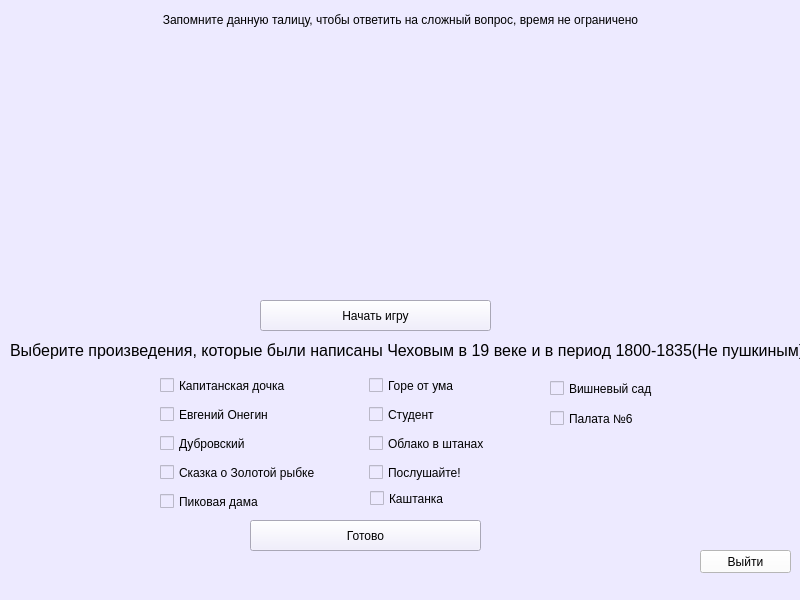
<?xml version="1.0" encoding="UTF-8"?>
<ui version="4.0">
 <class>mainWindow</class>
 <widget class="QMainWindow" name="mainWindow">
  <property name="geometry">
   <rect>
    <x>0</x>
    <y>0</y>
    <width>800</width>
    <height>600</height>
   </rect>
  </property>
  <property name="windowTitle">
   <string>Проверь свою память 2.0</string>
  </property>
  <property name="styleSheet">
   <string notr="true">background-color:rgb(237, 234, 255)</string>
  </property>
  <widget class="QWidget" name="centralwidget">
   <widget class="QLabel" name="label_2">
    <property name="geometry">
     <rect>
      <x>10</x>
      <y>330</y>
      <width>791</width>
      <height>41</height>
     </rect>
    </property>
    <property name="styleSheet">
     <string notr="true">
font: 11pt &quot;MS Shell Dlg 2&quot;;
</string>
    </property>
    <property name="text">
     <string>&lt;html&gt;&lt;head/&gt;&lt;body&gt;&lt;p align=&quot;center&quot;&gt;&lt;span style=&quot; font-size:12pt;&quot;&gt;Выберите произведения, которые были написаны Чеховым в 19 веке и в период 1800-1835(Не пушкиным)&lt;/span&gt;&lt;/p&gt;&lt;/body&gt;&lt;/html&gt;</string>
    </property>
   </widget>
   <widget class="QLabel" name="label_3">
    <property name="geometry">
     <rect>
      <x>60</x>
      <y>10</y>
      <width>681</width>
      <height>20</height>
     </rect>
    </property>
    <property name="styleSheet">
     <string notr="true">font: 12pt &quot;MS Shell Dlg 2&quot;;</string>
    </property>
    <property name="text">
     <string>&lt;html&gt;&lt;head/&gt;&lt;body&gt;&lt;p align=&quot;center&quot;&gt;Запомните данную талицу, чтобы ответить на сложный вопрос, время не ограничено&lt;/p&gt;&lt;/body&gt;&lt;/html&gt;</string>
    </property>
   </widget>
   <widget class="QCheckBox" name="checkBox_17">
    <property name="geometry">
     <rect>
      <x>160</x>
      <y>403</y>
      <width>141</width>
      <height>23</height>
     </rect>
    </property>
    <property name="styleSheet">
     <string notr="true">font: 12pt &quot;MS Shell Dlg 2&quot;;</string>
    </property>
    <property name="text">
     <string>Евгений Онегин</string>
    </property>
   </widget>
   <widget class="QCheckBox" name="checkBox_14">
    <property name="geometry">
     <rect>
      <x>369</x>
      <y>374</y>
      <width>255</width>
      <height>23</height>
     </rect>
    </property>
    <property name="styleSheet">
     <string notr="true">font: 12pt &quot;MS Shell Dlg 2&quot;;</string>
    </property>
    <property name="text">
     <string>Горе от ума</string>
    </property>
   </widget>
   <widget class="QCheckBox" name="checkBox_15">
    <property name="geometry">
     <rect>
      <x>369</x>
      <y>403</y>
      <width>255</width>
      <height>23</height>
     </rect>
    </property>
    <property name="styleSheet">
     <string notr="true">font: 12pt &quot;MS Shell Dlg 2&quot;;</string>
    </property>
    <property name="text">
     <string>Студент</string>
    </property>
   </widget>
   <widget class="QCheckBox" name="checkBox_10">
    <property name="geometry">
     <rect>
      <x>160</x>
      <y>432</y>
      <width>110</width>
      <height>23</height>
     </rect>
    </property>
    <property name="styleSheet">
     <string notr="true">font: 12pt &quot;MS Shell Dlg 2&quot;;</string>
    </property>
    <property name="text">
     <string>Дубровский</string>
    </property>
   </widget>
   <widget class="QCheckBox" name="checkBox_13">
    <property name="geometry">
     <rect>
      <x>160</x>
      <y>374</y>
      <width>163</width>
      <height>23</height>
     </rect>
    </property>
    <property name="toolTip">
     <string>&lt;html&gt;&lt;head/&gt;&lt;body&gt;&lt;p&gt;&lt;br/&gt;&lt;/p&gt;&lt;/body&gt;&lt;/html&gt;</string>
    </property>
    <property name="styleSheet">
     <string notr="true">
font: 12pt &quot;MS Shell Dlg 2&quot;;</string>
    </property>
    <property name="text">
     <string>Капитанская дочка</string>
    </property>
   </widget>
   <widget class="QCheckBox" name="checkBox_16">
    <property name="geometry">
     <rect>
      <x>369</x>
      <y>432</y>
      <width>255</width>
      <height>23</height>
     </rect>
    </property>
    <property name="styleSheet">
     <string notr="true">font: 12pt &quot;MS Shell Dlg 2&quot;;</string>
    </property>
    <property name="text">
     <string>Облако в штанах</string>
    </property>
   </widget>
   <widget class="QCheckBox" name="checkBox_11">
    <property name="geometry">
     <rect>
      <x>160</x>
      <y>490</y>
      <width>124</width>
      <height>23</height>
     </rect>
    </property>
    <property name="styleSheet">
     <string notr="true">font: 12pt &quot;MS Shell Dlg 2&quot;;</string>
    </property>
    <property name="text">
     <string>Пиковая дама</string>
    </property>
   </widget>
   <widget class="QCheckBox" name="checkBox_18">
    <property name="geometry">
     <rect>
      <x>160</x>
      <y>461</y>
      <width>203</width>
      <height>23</height>
     </rect>
    </property>
    <property name="styleSheet">
     <string notr="true">font: 12pt &quot;MS Shell Dlg 2&quot;;</string>
    </property>
    <property name="text">
     <string>Сказка о Золотой рыбке</string>
    </property>
   </widget>
   <widget class="QCheckBox" name="checkBox_12">
    <property name="geometry">
     <rect>
      <x>369</x>
      <y>461</y>
      <width>255</width>
      <height>23</height>
     </rect>
    </property>
    <property name="styleSheet">
     <string notr="true">font: 12pt &quot;MS Shell Dlg 2&quot;;</string>
    </property>
    <property name="text">
     <string>Послушайте!</string>
    </property>
   </widget>
   <widget class="QPushButton" name="pushButton">
    <property name="geometry">
     <rect>
      <x>250</x>
      <y>520</y>
      <width>231</width>
      <height>31</height>
     </rect>
    </property>
    <property name="styleSheet">
     <string notr="true">font: 12pt &quot;MS Shell Dlg 2&quot;;</string>
    </property>
    <property name="text">
     <string>Готово</string>
    </property>
   </widget>
   <widget class="QPushButton" name="pushButton_2">
    <property name="geometry">
     <rect>
      <x>260</x>
      <y>300</y>
      <width>231</width>
      <height>31</height>
     </rect>
    </property>
    <property name="styleSheet">
     <string notr="true">font: 14pt &quot;MS Shell Dlg 2&quot;;</string>
    </property>
    <property name="text">
     <string>Начать игру</string>
    </property>
   </widget>
   <widget class="QCheckBox" name="checkBox">
    <property name="geometry">
     <rect>
      <x>370</x>
      <y>490</y>
      <width>111</width>
      <height>17</height>
     </rect>
    </property>
    <property name="styleSheet">
     <string notr="true">font: 12pt &quot;MS Shell Dlg 2&quot;;</string>
    </property>
    <property name="text">
     <string>Каштанка</string>
    </property>
   </widget>
   <widget class="QCheckBox" name="checkBox_2">
    <property name="geometry">
     <rect>
      <x>550</x>
      <y>380</y>
      <width>131</width>
      <height>17</height>
     </rect>
    </property>
    <property name="styleSheet">
     <string notr="true">font: 12pt &quot;MS Shell Dlg 2&quot;;</string>
    </property>
    <property name="text">
     <string>Вишневый сад</string>
    </property>
   </widget>
   <widget class="QCheckBox" name="checkBox_3">
    <property name="geometry">
     <rect>
      <x>550</x>
      <y>410</y>
      <width>111</width>
      <height>17</height>
     </rect>
    </property>
    <property name="styleSheet">
     <string notr="true">font: 12pt &quot;MS Shell Dlg 2&quot;;</string>
    </property>
    <property name="text">
     <string>Палата №6</string>
    </property>
   </widget>
   <widget class="QPushButton" name="pushButton_3">
    <property name="geometry">
     <rect>
      <x>700</x>
      <y>550</y>
      <width>91</width>
      <height>23</height>
     </rect>
    </property>
    <property name="styleSheet">
     <string notr="true">background-color:rgb(255, 255, 255);
font: 12pt &quot;MS Shell Dlg 2&quot;;</string>
    </property>
    <property name="text">
     <string>Выйти</string>
    </property>
   </widget>
  </widget>
  <widget class="QStatusBar" name="statusbar"/>
 </widget>
 <resources>
  <include location="testnew.qrc"/>
 </resources>
 <connections/>
</ui>
